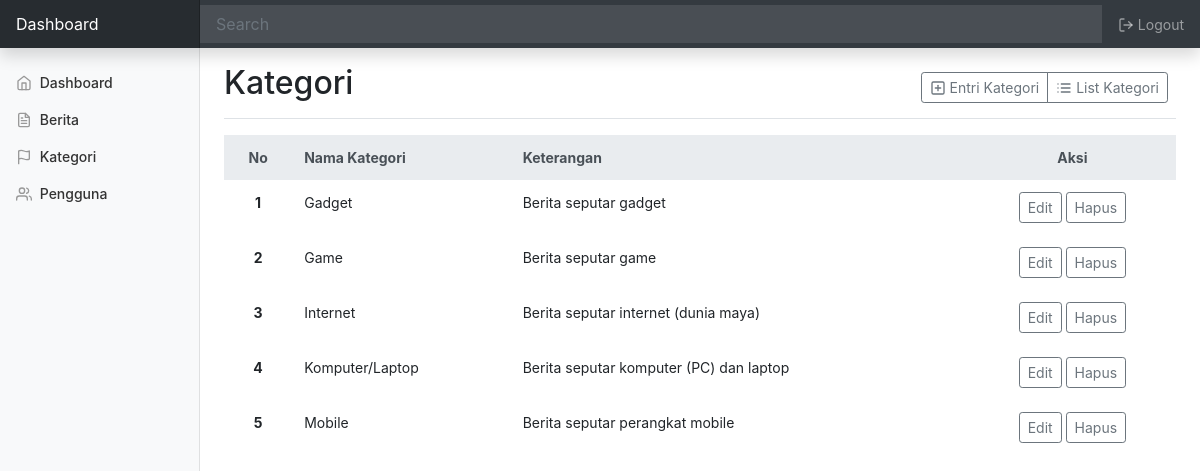
Screenshot of /admin/index.php?page=kategori (signed in) with the database file from the repository.
### tables this page shows
CREATE TABLE `kategori` (
  `id` int(11) NOT NULL,
  `nama_kategori` varchar(50) DEFAULT NULL,
  `keterangan` varchar(100) DEFAULT NULL
);

### admin/kategori.php (the view, shortened to what this page needs)
<div class="d-flex justify-content-between flex-wrap flex-md-nowrap align-items-center pt-3 pb-2 mb-3 border-bottom">
  <h1 class="h2">Kategori</h1>
  <div class="btn-toolbar mb-2 mb-md-0">
    <div class="btn-group mr-2">
      <a href="index.php?page=kategori&aksi=entri" role="button" class="btn btn-sm btn-outline-secondary"><span data-feather="plus-square"></span> Entri Kategori</a>
      <a href="index.php?page=kategori&aksi=list" role="button" class="btn btn-sm btn-outline-secondary"><span data-feather="list"></span> List Kategori</a>
    </div>
  </div>
</div>
<?php
$aksi = isset($_GET['aksi']) ? $_GET['aksi'] : 'list';
switch ($aksi) {
case 'list':
?>
<table class="table table-borderless">
    <thead class="thead-light">
        <tr>
            <th scope="col"><center>No</center></th>
            <th scope="col">Nama Kategori</th>
            <th scope="col">Keterangan</th>
            <th scope="col"><center>Aksi</center></th>
        </tr>
    </thead>
    <tbody>
        <?php
                include_once('koneksi.php');
                $no = 1;
                $sql = $mysqli->query("SELECT * FROM kategori ORDER BY nama_kategori ASC");
                while ($data = $sql->fetch_array()) {
                    ?>
        <tr>
            <th scope="row"><?php echo "<center>$no</center>"; ?></th>
            <td><?php echo $data['nama_kategori'] ?></td>
            <td><?php echo $data['keterangan'] ?></td>
            <td><center>
                <a href="?page=kategori&aksi=edit&id=<?php echo $data['id'] ?>" class="btn btn-sm btn-outline-secondary">Edit</a>
                <a href="aksi_kategori.php?page=kategori&proses=delete&id=<?php echo $data['id'] ?>" class="btn btn-sm btn-outline-secondary" onclick="return confirm('Yakin akan menghapus data?')">Hapus</a>
            </center></td>
        </tr>
        <?php
        $no++;
        }
        ?>
    </tbody>
</table>
<?php
break;
?>
<?php
}
?>

### assets/css/dashboard.css (style rules this page uses)
body { font-size: .875rem; }
.feather { width: 16px; height: 16px; vertical-align: text-bottom; }

### rows the page displays
kategori: nama_kategori "Gadget", keterangan "Berita seputar gadget"
kategori: nama_kategori "Game", keterangan "Berita seputar game"
kategori: nama_kategori "Internet", keterangan "Berita seputar internet (dunia maya)"
kategori: nama_kategori "Komputer/Laptop", keterangan "Berita seputar komputer (PC) dan laptop"
kategori: nama_kategori "Mobile", keterangan "Berita seputar perangkat mobile"
